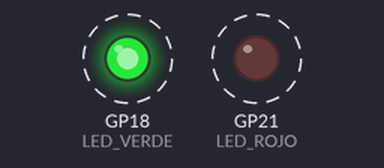
Bench run of a program on a simulated Raspberry Pi Pico running MicroPython. On the bench: output pins drawn as LEDs (lit = HIGH). Dashed ring = blinking.

Above: at 0.2 s.
Timing chart, 0 to 3.0 s (numbered marks = the images above):
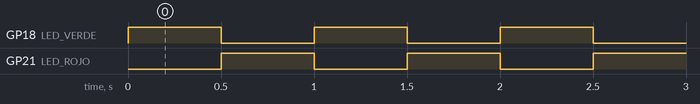

The program:

5_4_RaspberryPiPico_timer.py
```python
"""
MICROPYTHON EN PROYECTOS
Beatriz Padín / Adriana Dapena
Capítulo 5: Señalización marítima
---------------------------------------
Se encienden dos ledes de manera intermitente.
El tiempo se controla usando el timer
por defecto de la Raspberry Pi Pico.
"""

from machine import Pin, Timer

# Led verde en el GPIO18, inicialmente encendido
LED_VERDE = Pin(18, Pin.OUT, value=1)

# Led rojo en el GPIO21, inicialmente apagado
LED_ROJO = Pin(21, Pin.OUT, value=0)

# Se usa el timer por defecto
TIMER = Timer()

# Intervalo de parpadeo (ms)
INTERVALO = 500


def parpadeo(t):
    """
    Los ledes parpadean alternativamente.
    """
    LED_VERDE.value(not LED_VERDE.value())
    LED_ROJO.value(not LED_ROJO.value())


# Se inicializa el timer
TIMER.init(period = INTERVALO,
           mode = Timer.PERIODIC,
           callback = parpadeo)
```

Measured:
- by itself, GP18 (LED_VERDE), GP21 (LED_ROJO): alternates HIGH for 0.50 s and LOW for 0.50 s
